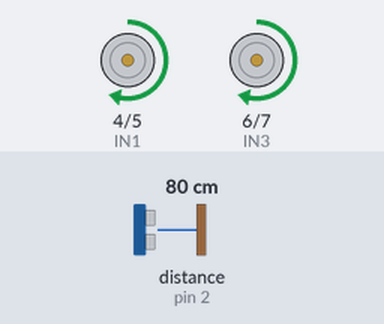
Bench run of a sketch on a simulated Arduino Uno, built with avr-gcc and run on an emulated ATmega328P. On the bench: motor-driver pin pairs drawn as motors (green arrow = first pin HIGH = forward, orange = second pin HIGH = backward, longer = more drive, scaled by the enable pin). Wiring (inferred from the names in the program): ultrasonic range finder: trigger pin 3; echo pin 2. Inputs (shaded band) come from the test bench; at power-on: distance to the obstacle (sensor on pin 2) 80 cm. The echo pulse lasts 58.3 µs per cm.

Above: at 2.2 s.
2.3 s: distance to the obstacle (sensor on pin 2) set to 22 cm
3.8 s: distance to the obstacle (sensor on pin 2) set to 19 cm
At 4.3 s:
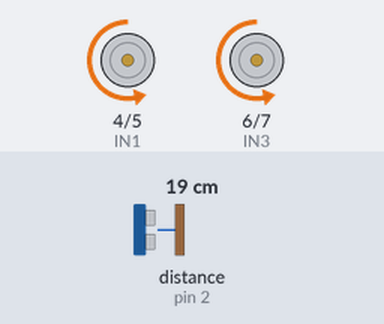
At 4.73 s:
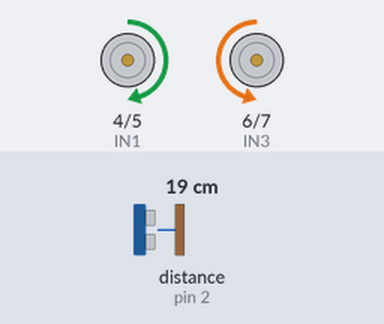
Timing chart, 0 to 12.8 s (numbered marks = the images above; inputs shaded):
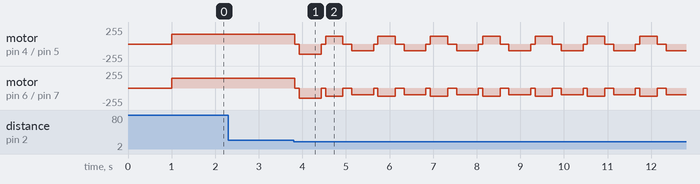

The sketch:

autoUltrasonico.ino
```cpp
// Pines del Sensor Ultrasónico
const int trigger = 3;
const int echo = 2;

// Pines de Dirección (Digitales)
// Motor A (Derecho)
int IN1 = 4;
int IN2 = 5;
// Motor B (Izquierdo)
int IN3 = 6;
int IN4 = 7;

// Pines de Velocidad (PWM)
const int ENA = 9;  // Conectado al pin ENA del L298N (PWM)
const int ENB = 10; // Conectado al pin ENB del L298N (PWM)

// Variables para el sensor y la velocidad
long tiempo;
int distancia;

// --- Configuración de Velocidad ---
const int VELOCIDAD_AVANCE = 150;
const int VELOCIDAD_RETROCESO = 100;
const int VELOCIDAD_GIRO = 120; // Nueva velocidad para el giro (puede ser menor)

// --- Valores de Comportamiento ---
const int DISTANCIA_PARADA = 20;
const int TIEMPO_RETROCESO = 500; // Tiempo en ms para retroceder
const int TIEMPO_GIRO = 400;      // Tiempo en ms para girar y evadir el obstáculo. ¡AJÚSTALO!
const int TIEMPO_PAUSA = 100;

void setup() {
  // Inicialización de pines (Se mantiene igual)
  pinMode(IN1, OUTPUT);
  pinMode(IN2, OUTPUT);
  pinMode(IN3, OUTPUT);
  pinMode(IN4, OUTPUT);
  pinMode(ENA, OUTPUT);
  pinMode(ENB, OUTPUT);
  pinMode(trigger, OUTPUT);
  pinMode(echo, INPUT);

  digitalWrite(trigger, LOW);

  detener();
  delay(1000);
}

// ------------------------------------
// --- FUNCIONES DE MOVIMIENTO BASE ---
// ------------------------------------

void avanzar() {
  digitalWrite(IN1, HIGH);
  digitalWrite(IN2, LOW);
  digitalWrite(IN3, HIGH);
  digitalWrite(IN4, LOW);

  analogWrite(ENA, VELOCIDAD_AVANCE);
  analogWrite(ENB, VELOCIDAD_AVANCE);
}

void retroceder() {
  digitalWrite(IN1, LOW);
  digitalWrite(IN2, HIGH);
  digitalWrite(IN3, LOW);
  digitalWrite(IN4, HIGH);

  analogWrite(ENA, VELOCIDAD_RETROCESO);
  analogWrite(ENB, VELOCIDAD_RETROCESO);
}

void detener() {
  analogWrite(ENA, 0);
  analogWrite(ENB, 0);
}

// ------------------------------------
// --- NUEVAS FUNCIONES DE GIRO ---
// ------------------------------------

void girarIzquierda() {
  // Gira sobre su eje: El Motor A avanza y el Motor B retrocede.

  // Motor A (Derecho): AVANZA
  digitalWrite(IN1, HIGH);
  digitalWrite(IN2, LOW);

  // Motor B (Izquierdo): RETROCEDE
  digitalWrite(IN3, LOW);
  digitalWrite(IN4, HIGH);

  // Aplicar velocidad de giro
  analogWrite(ENA, VELOCIDAD_GIRO);
  analogWrite(ENB, VELOCIDAD_GIRO);
}

void girarDerecha() {
  // Gira sobre su eje: El Motor A retrocede y el Motor B avanza.

  // Motor A (Derecho): RETROCEDE
  digitalWrite(IN1, LOW);
  digitalWrite(IN2, HIGH);

  // Motor B (Izquierdo): AVANZA
  digitalWrite(IN3, HIGH);
  digitalWrite(IN4, LOW);

  // Aplicar velocidad de giro
  analogWrite(ENA, VELOCIDAD_GIRO);
  analogWrite(ENB, VELOCIDAD_GIRO);
}


// --- Función de Lectura del Sensor (Se mantiene igual) ---

int leerDistancia() {
  digitalWrite(trigger, LOW);
  delayMicroseconds(2);

  digitalWrite(trigger, HIGH);
  delayMicroseconds(10);
  digitalWrite(trigger, LOW);

  long tiempo = pulseIn(echo, HIGH);
  int distancia = tiempo / 59;

  return distancia;
}

// ------------------------------------
// --- BUCLE PRINCIPAL (LÓGICA MEJORADA) ---
// ------------------------------------

void loop() {
  int dist = leerDistancia();

  if (dist < DISTANCIA_PARADA) {

    // 1. Detenerse y frenar
    detener();
    delay(TIEMPO_PAUSA);

    // 2. Retroceder para tener espacio
    retroceder();
    delay(TIEMPO_RETROCESO);

    // 3. Detenerse antes de girar
    detener();
    delay(TIEMPO_PAUSA);

    // 4. Ejecutar la maniobra de giro (Ejemplo: Girar a la izquierda)
    girarIzquierda();
    delay(TIEMPO_GIRO); // Gira el tiempo suficiente para cambiar de rumbo.

    // 5. Detenerse para re-evaluar la distancia
    detener();
    delay(TIEMPO_PAUSA);

  } else {
    // 6. No hay obstáculo, continuar avanzando
    avanzar();
    delay(50);
  }
}
```

Measured:
- the behaviour switches between 21 and 20 cm on distance to the obstacle (sensor on pin 2) (found by bisection; images 0 and 1)
- after the input at 2.3 s, every drawn part: stays the same
